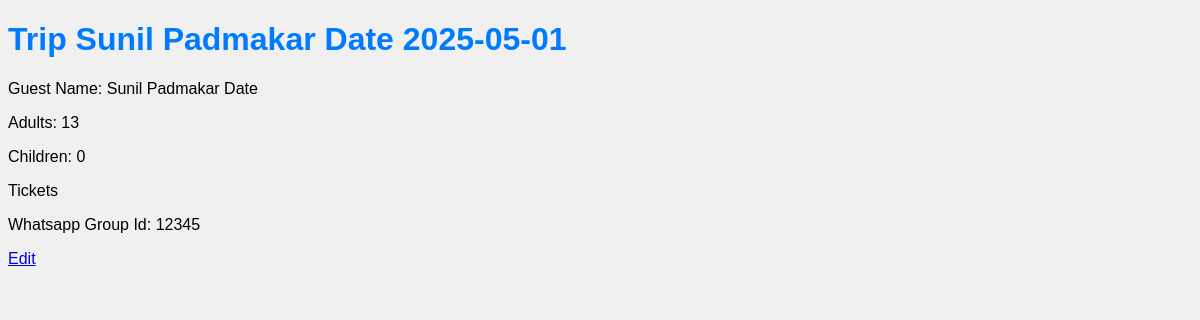
The app's page /trip/4, older data.
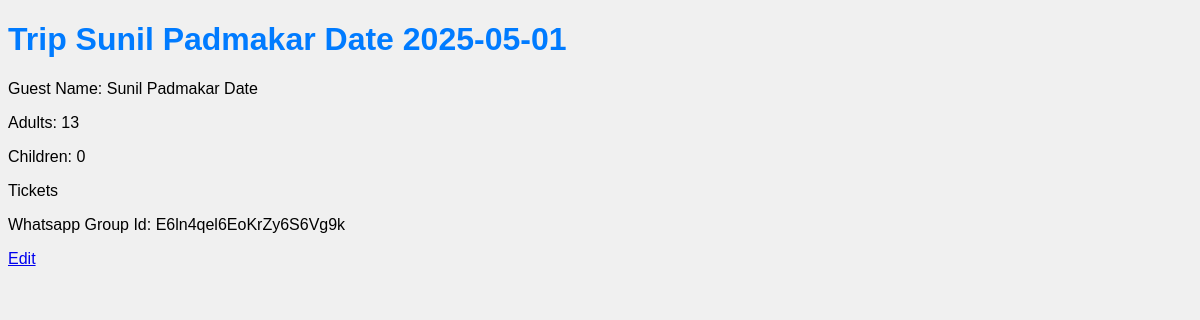
The same page, newer data.
### app/models/trip.py (models this page shows, shortened)
class Trip(db.Model):
    __tablename__ = 'trips'
    id = db.Column(db.Integer, primary_key=True)
    guest_name = db.Column(db.String(100),nullable=False)
    start_date = db.Column(db.Date,nullable=False)
    end_date = db.Column(db.Date,nullable=False)
    adults = db.Column(db.Integer,nullable=False)
    children = db.Column(db.Integer,nullable=False)
    children_below_six = db.Column(db.Integer,nullable=False)
    attraction_tickets = db.relationship('Ticket', backref='trip', lazy=True, cascade='all, delete-orphan')
    whatsapp_group_id = db.Column(db.String(100),nullable=True)

### app/routes.py (the view)
@bp.route('/trip/<int:trip_id>', methods=['GET', 'POST'])
def trip(trip_id):
    trip = Trip.query.get_or_404(trip_id)
    return render_template('trip.html', trip=trip)

### app/templates/trip.html (shortened to what this page needs)
<!DOCTYPE html>
<html>
<head>
    <link rel="stylesheet" href="../static/style.css">
</head>
<body>
    <h1>Trip {{trip.guest_name}} {{trip.start_date}}</h1>
    <p>Guest Name: {{ trip.guest_name }}</p>
    <p>Adults: {{trip.adults}}</p>
    <p>Children: {{trip.children}}</p>
    <p>Tickets</p>
    {% if trip.whatsapp_group_id %}
        <p>Whatsapp Group Id: {{trip.whatsapp_group_id}}</p>
        <a href="{{ url_for('routes.whatsapp_group_id', trip_id=trip.id) }}">Edit</a>
    {% else %}
        <a href="{{ url_for('routes.whatsapp_group_id', trip_id=trip.id) }}">Provide whatsapp group id</a>
    {% endif %}
</body>
</html>

Row changes from the older to the newer data that the page shows:
changed Trip "Sunil Padmakar Date": whatsapp_group_id "12345" → "E6ln4qel6EoKrZy6S6Vg9k"
